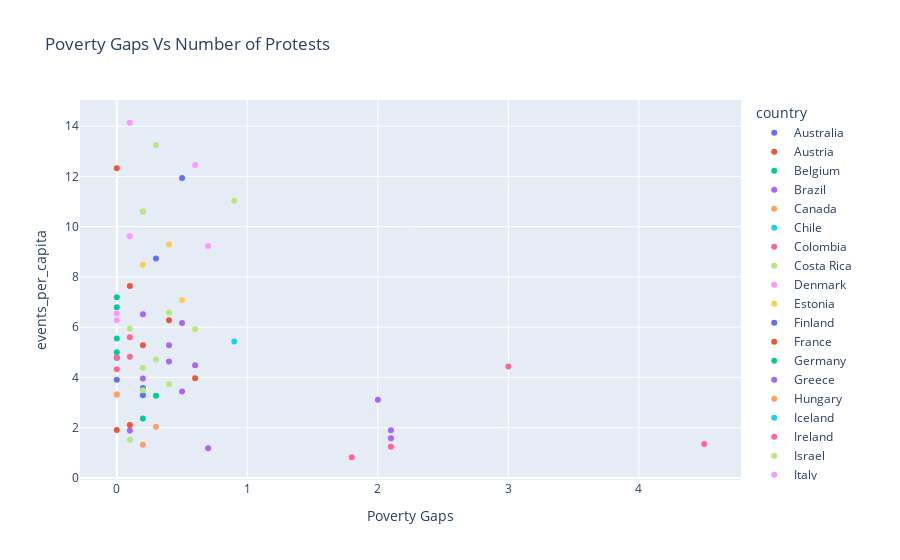

The code cell stored with this chart in its notebook:
### Code cell
import plotly.express as px

# Create the scatter plot using Plotly Express
fig = px.scatter(
    combined_data, 
    x='poverty_gaps',
    y='events_per_capita' ,
    color='country',
    labels={
        'event_date': 'Year',
        'poverty_gaps': 'Poverty Gaps',
    },
    title='Poverty Gaps Vs Number of Protests'
)

fig.show()

### Figure 1 — Plotly figure (JSON) as saved in the notebook; plotly's stock layout.template omitted (floating-point values rounded to 4 significant figures)
{"data": [{"hovertemplate": "country=Australia<br>Poverty Gaps=%{x}<br>events_per_capita=%{y}<extra></extra>", "legendgroup": "Australia", "marker": {"color": "#636efa", "symbol": "circle"}, "mode": "markers", "name": "Australia", "orientation": "v", "showlegend": true, "type": "scatter", "x": [null], "xaxis": "x", "y": [2.651], "yaxis": "y"}, {"hovertemplate": "country=Austria<br>Poverty Gaps=%{x}<br>events_per_capita=%{y}<extra></extra>", "legendgroup": "Austria", "marker": {"color": "#EF553B", "symbol": "circle"}, "mode": "markers", "name": "Austria", "orientation": "v", "showlegend": true, "type": "scatter", "x": [0.6, 0.4], "xaxis": "x", "y": [3.97, 6.275], "yaxis": "y"}, {"hovertemplate": "country=Belgium<br>Poverty Gaps=%{x}<br>events_per_capita=%{y}<extra></extra>", "legendgroup": "Belgium", "marker": {"color": "#00cc96", "symbol": "circle"}, "mode": "markers", "name": "Belgium", "orientation": "v", "showlegend": true, "type": "scatter", "x": [0, 0], "xaxis": "x", "y": [6.795, 7.19], "yaxis": "y"}, {"hovertemplate": "country=Brazil<br>Poverty Gaps=%{x}<br>events_per_capita=%{y}<extra></extra>", "legendgroup": "Brazil", "marker": {"color": "#ab63fa", "symbol": "circle"}, "mode": "markers", "name": "Brazil", "orientation": "v", "showlegend": true, "type": "scatter", "x": [2, 2.1, 0.7, 2.1], "xaxis": "x", "y": [3.116, 1.58, 1.179, 1.894], "yaxis": "y"}, {"hovertemplate": "country=Canada<br>Poverty Gaps=%{x}<br>events_per_capita=%{y}<extra></extra>", "legendgroup": "Canada", "marker": {"color": "#FFA15A", "symbol": "circle"}, "mode": "markers", "name": "Canada", "orientation": "v", "showlegend": true, "type": "scatter", "x": [null], "xaxis": "x", "y": [4.424], "yaxis": "y"}, {"hovertemplate": "country=Chile<br>Poverty Gaps=%{x}<br>events_per_capita=%{y}<extra></extra>", "legendgroup": "Chile", "marker": {"color": "#19d3f3", "symbol": "circle"}, "mode": "markers", "name": "Chile", "orientation": "v", "showlegend": true, "type": "scatter", "x": [null, null, 0.9, null], "xaxis": "x", "y": [5.524, 8.351, 5.43, 4.514], "yaxis": "y"}, {"hovertemplate": "country=Colombia<br>Poverty Gaps=%{x}<br>events_per_capita=%{y}<extra></extra>", "legendgroup": "Colombia", "marker": {"color": "#FF6692", "symbol": "circle"}, "mode": "markers", "name": "Colombia", "orientation": "v", "showlegend": true, "type": "scatter", "x": [1.8, 2.1, 4.5, 3], "xaxis": "x", "y": [0.8239, 1.243, 1.347, 4.432], "yaxis": "y"}, {"hovertemplate": "country=Costa Rica<br>Poverty Gaps=%{x}<br>events_per_capita=%{y}<extra></extra>", "legendgroup": "Costa Rica", "marker": {"color": "#B6E880", "symbol": "circle"}, "mode": "markers", "name": "Costa Rica", "orientation": "v", "showlegend": true, "type": "scatter", "x": [0.6, 0.4, 0.9, 0.4], "xaxis": "x", "y": [5.932, 6.589, 11.03, 3.725], "yaxis": "y"}, {"hovertemplate": "country=Denmark<br>Poverty Gaps=%{x}<br>events_per_capita=%{y}<extra></extra>", "legendgroup": "Denmark", "marker": {"color": "#FF97FF", "symbol": "circle"}, "mode": "markers", "name": "Denmark", "orientation": "v", "showlegend": true, "type": "scatter", "x": [0.1, 0.1], "xaxis": "x", "y": [9.62, 14.14], "yaxis": "y"}, {"hovertemplate": "country=Estonia<br>Poverty Gaps=%{x}<br>events_per_capita=%{y}<extra></extra>", "legendgroup": "Estonia", "marker": {"color": "#FECB52", "symbol": "circle"}, "mode": "markers", "name": "Estonia", "orientation": "v", "showlegend": true, "type": "scatter", "x": [0.2, 0.2], "xaxis": "x", "y": [10.61, 8.49], "yaxis": "y"}, {"hovertemplate": "country=Finland<br>Poverty Gaps=%{x}<br>events_per_capita=%{y}<extra></extra>", "legendgroup": "Finland", "marker": {"color": "#636efa", "symbol": "circle"}, "mode": "markers", "name": "Finland", "orientation": "v", "showlegend": true, "type": "scatter", "x": [0, 0], "xaxis": "x", "y": [3.906, 4.783], "yaxis": "y"}, {"hovertemplate": "country=France<br>Poverty Gaps=%{x}<br>events_per_capita=%{y}<extra></extra>", "legendgroup": "France", "marker": {"color": "#EF553B", "symbol": "circle"}, "mode": "markers", "name": "France", "orientation": "v", "showlegend": true, "type": "scatter", "x": [0.1, 0], "xaxis": "x", "y": [7.644, 12.33], "yaxis": "y"}, {"hovertemplate": "country=Germany<br>Poverty Gaps=%{x}<br>events_per_capita=%{y}<extra></extra>", "legendgroup": "Germany", "marker": {"color": "#00cc96", "symbol": "circle"}, "mode": "markers", "name": "Germany", "orientation": "v", "showlegend": true, "type": "scatter", "x": [null, null], "xaxis": "x", "y": [5.161, 5.066], "yaxis": "y"}, {"hovertemplate": "country=Greece<br>Poverty Gaps=%{x}<br>events_per_capita=%{y}<extra></extra>", "legendgroup": "Greece", "marker": {"color": "#ab63fa", "symbol": "circle"}, "mode": "markers", "name": "Greece", "orientation": "v", "showlegend": true, "type": "scatter", "x": [0.1, 0.4, 0.5, 0.4], "xaxis": "x", "y": [1.891, 4.636, 6.169, 5.279], "yaxis": "y"}, {"hovertemplate": "country=Hungary<br>Poverty Gaps=%{x}<br>events_per_capita=%{y}<extra></extra>", "legendgroup": "Hungary", "marker": {"color": "#FFA15A", "symbol": "circle"}, "mode": "markers", "name": "Hungary", "orientation": "v", "showlegend": true, "type": "scatter", "x": [0.3, 0.2], "xaxis": "x", "y": [2.041, 1.318], "yaxis": "y"}, {"hovertemplate": "country=Iceland<br>Poverty Gaps=%{x}<br>events_per_capita=%{y}<extra></extra>", "legendgroup": "Iceland", "marker": {"color": "#19d3f3", "symbol": "circle"}, "mode": "markers", "name": "Iceland", "orientation": "v", "showlegend": true, "type": "scatter", "x": [null, null], "xaxis": "x", "y": [7.913, 7.516], "yaxis": "y"}, {"hovertemplate": "country=Ireland<br>Poverty Gaps=%{x}<br>events_per_capita=%{y}<extra></extra>", "legendgroup": "Ireland", "marker": {"color": "#FF6692", "symbol": "circle"}, "mode": "markers", "name": "Ireland", "orientation": "v", "showlegend": true, "type": "scatter", "x": [0.1, 0], "xaxis": "x", "y": [5.596, 4.331], "yaxis": "y"}, {"hovertemplate": "country=Israel<br>Poverty Gaps=%{x}<br>events_per_capita=%{y}<extra></extra>", "legendgroup": "Israel", "marker": {"color": "#B6E880", "symbol": "circle"}, "mode": "markers", "name": "Israel", "orientation": "v", "showlegend": true, "type": "scatter", "x": [0.1, 0.2, 0.2, 0.3, 0.3, 0.2], "xaxis": "x", "y": [1.521, 3.317, 4.391, 4.716, 13.25, 10.61], "yaxis": "y"}, {"hovertemplate": "country=Italy<br>Poverty Gaps=%{x}<br>events_per_capita=%{y}<extra></extra>", "legendgroup": "Italy", "marker": {"color": "#FF97FF", "symbol": "circle"}, "mode": "markers", "name": "Italy", "orientation": "v", "showlegend": true, "type": "scatter", "x": [0.7, 0.6], "xaxis": "x", "y": [9.233, 12.46], "yaxis": "y"}, {"hovertemplate": "country=Japan<br>Poverty Gaps=%{x}<br>events_per_capita=%{y}<extra></extra>", "legendgroup": "Japan", "marker": {"color": "#FECB52", "symbol": "circle"}, "mode": "markers", "name": "Japan", "orientation": "v", "showlegend": true, "type": "scatter", "x": [null, null, null, null], "xaxis": "x", "y": [1.291, 1.018, 1.2, 1.129], "yaxis": "y"}, {"hovertemplate": "country=Latvia<br>Poverty Gaps=%{x}<br>events_per_capita=%{y}<extra></extra>", "legendgroup": "Latvia", "marker": {"color": "#636efa", "symbol": "circle"}, "mode": "markers", "name": "Latvia", "orientation": "v", "showlegend": true, "type": "scatter", "x": [0.2, 0.2], "xaxis": "x", "y": [3.578, 3.29], "yaxis": "y"}, {"hovertemplate": "country=Lithuania<br>Poverty Gaps=%{x}<br>events_per_capita=%{y}<extra></extra>", "legendgroup": "Lithuania", "marker": {"color": "#EF553B", "symbol": "circle"}, "mode": "markers", "name": "Lithuania", "orientation": "v", "showlegend": true, "type": "scatter", "x": [0.1, 0.2], "xaxis": "x", "y": [2.111, 5.284], "yaxis": "y"}, {"hovertemplate": "country=Luxembourg<br>Poverty Gaps=%{x}<br>events_per_capita=%{y}<extra></extra>", "legendgroup": "Luxembourg", "marker": {"color": "#00cc96", "symbol": "circle"}, "mode": "markers", "name": "Luxembourg", "orientation": "v", "showlegend": true, "type": "scatter", "x": [0, 0], "xaxis": "x", "y": [5.552, 5.0], "yaxis": "y"}, {"hovertemplate": "country=Mexico<br>Poverty Gaps=%{x}<br>events_per_capita=%{y}<extra></extra>", "legendgroup": "Mexico", "marker": {"color": "#ab63fa", "symbol": "circle"}, "mode": "markers", "name": "Mexico", "orientation": "v", "showlegend": true, "type": "scatter", "x": [0.5, null, 0.6, null], "xaxis": "x", "y": [3.444, 3.853, 4.484, 4.852], "yaxis": "y"}, {"hovertemplate": "country=Netherlands<br>Poverty Gaps=%{x}<br>events_per_capita=%{y}<extra></extra>", "legendgroup": "Netherlands", "marker": {"color": "#FFA15A", "symbol": "circle"}, "mode": "markers", "name": "Netherlands", "orientation": "v", "showlegend": true, "type": "scatter", "x": [0, 0], "xaxis": "x", "y": [3.325, 3.325], "yaxis": "y"}, {"hovertemplate": "country=Norway<br>Poverty Gaps=%{x}<br>events_per_capita=%{y}<extra></extra>", "legendgroup": "Norway", "marker": {"color": "#19d3f3", "symbol": "circle"}, "mode": "markers", "name": "Norway", "orientation": "v", "showlegend": true, "type": "scatter", "x": [null, null], "xaxis": "x", "y": [5.465, 5.676], "yaxis": "y"}, {"hovertemplate": "country=Poland<br>Poverty Gaps=%{x}<br>events_per_capita=%{y}<extra></extra>", "legendgroup": "Poland", "marker": {"color": "#FF6692", "symbol": "circle"}, "mode": "markers", "name": "Poland", "orientation": "v", "showlegend": true, "type": "scatter", "x": [0.1, 0], "xaxis": "x", "y": [4.821, 4.784], "yaxis": "y"}, {"hovertemplate": "country=Portugal<br>Poverty Gaps=%{x}<br>events_per_capita=%{y}<extra></extra>", "legendgroup": "Portugal", "marker": {"color": "#B6E880", "symbol": "circle"}, "mode": "markers", "name": "Portugal", "orientation": "v", "showlegend": true, "type": "scatter", "x": [0.2, 0.1], "xaxis": "x", "y": [3.486, 5.945], "yaxis": "y"}, {"hovertemplate": "country=Slovenia<br>Poverty Gaps=%{x}<br>events_per_capita=%{y}<extra></extra>", "legendgroup": "Slovenia", "marker": {"color": "#FF97FF", "symbol": "circle"}, "mode": "markers", "name": "Slovenia", "orientation": "v", "showlegend": true, "type": "scatter", "x": [0, 0], "xaxis": "x", "y": [6.278, 6.546], "yaxis": "y"}, {"hovertemplate": "country=Spain<br>Poverty Gaps=%{x}<br>events_per_capita=%{y}<extra></extra>", "legendgroup": "Spain", "marker": {"color": "#FECB52", "symbol": "circle"}, "mode": "markers", "name": "Spain", "orientation": "v", "showlegend": true, "type": "scatter", "x": [0.5, 0.4], "xaxis": "x", "y": [7.068, 9.29], "yaxis": "y"}, {"hovertemplate": "country=Sweden<br>Poverty Gaps=%{x}<br>events_per_capita=%{y}<extra></extra>", "legendgroup": "Sweden", "marker": {"color": "#636efa", "symbol": "circle"}, "mode": "markers", "name": "Sweden", "orientation": "v", "showlegend": true, "type": "scatter", "x": [0.3, 0.5], "xaxis": "x", "y": [8.731, 11.94], "yaxis": "y"}, {"hovertemplate": "country=Switzerland<br>Poverty Gaps=%{x}<br>events_per_capita=%{y}<extra></extra>", "legendgroup": "Switzerland", "marker": {"color": "#EF553B", "symbol": "circle"}, "mode": "markers", "name": "Switzerland", "orientation": "v", "showlegend": true, "type": "scatter", "x": [0, null], "xaxis": "x", "y": [1.91, 2.493], "yaxis": "y"}, {"hovertemplate": "country=United Kingdom<br>Poverty Gaps=%{x}<br>events_per_capita=%{y}<extra></extra>", "legendgroup": "United Kingdom", "marker": {"color": "#00cc96", "symbol": "circle"}, "mode": "markers", "name": "United Kingdom", "orientation": "v", "showlegend": true, "type": "scatter", "x": [0.3, 0.2], "xaxis": "x", "y": [3.274, 2.365], "yaxis": "y"}, {"hovertemplate": "country=United States<br>Poverty Gaps=%{x}<br>events_per_capita=%{y}<extra></extra>", "legendgroup": "United States", "marker": {"color": "#ab63fa", "symbol": "circle"}, "mode": "markers", "name": "United States", "orientation": "v", "showlegend": true, "type": "scatter", "x": [0.2, 0.2], "xaxis": "x", "y": [6.511, 3.96], "yaxis": "y"}], "layout": {"legend": {"title": {"text": "country"}, "tracegroupgap": 0}, "title": {"text": "Poverty Gaps Vs Number of Protests"}, "xaxis": {"anchor": "y", "domain": [0, 1], "title": {"text": "Poverty Gaps"}}, "yaxis": {"anchor": "x", "domain": [0, 1], "title": {"text": "events_per_capita"}}}}
